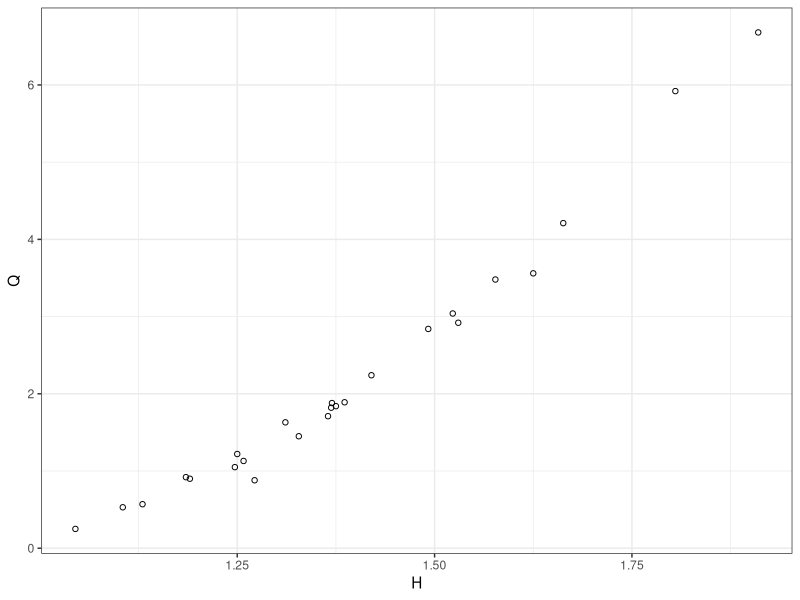

The R script that drew this image:

library(ggplot2)

Nit=20000
dataset=15

#Prior Parameters
RC=list()
RC$mu_a=3.20;
RC$mu_b=2.29;
RC$sig_a=sqrt(1.21);
RC$sig_b=sqrt(0.48);
RC$p_ab=-0.61;
RC$Sig_x=rbind(c(RC$sig_a^2, RC$p_ab*RC$sig_a*RC$sig_b), c(RC$p_ab*RC$sig_a*RC$sig_b, RC$sig_b^2))

#RC.mu_x=[RC.mu_a RC.mu_b]';
#Breyting fra Matlab koda, bylt (') verdur t()

RC$mu_x=as.matrix(c(RC$mu_a, RC$mu_b))

#inv() i matlab er solve i R

RC$Sig_xinv=solve(RC$Sig_x);
RC$Lx=chol(RC$Sig_x);
RC$mu_c=1.9;
RC$Sinvmu=RC$Sig_xinv%*%RC$mu_x;



# axel/begin/26.05.15



#%import data from text file that has water level measurements in cm in left
#%column and corresponding discharge measurements in m^3/s in right column

#axel: 

wq = as.matrix(read.table('15.txt'))

#wq=importdata([num2str(dataset) '.txt']);

#Sölvi pæling
#qwdata=read.table('15.txt')
#names(qwdata)=c("W","Q")
#qwdata$Qlog=log(qwdata$Q)
#RC$qwdata=qwdata
################
RC$y=log(wq[,2]);
RC$w=0.01*wq[,1]; #to meters 
RC$w_tild=RC$w-RC$w[1];
RC$n=length(RC$y);

#axel/end/26.05.15/virkar


#axel/begin/27.05.15


#axel: teiknar upp punktana Q á móti H
# figure(1);hold off;
# scatter(RC.w,wq(:,2),'.');

H=RC$w
Q=wq[,2]
dat=data.frame(H,Q)


ggplot(dat,aes(x=H,y=Q))+geom_point(shape=1)+theme_bw()

# Dens =@(t)-DensEvalm11(t,RC);
# 
# %
# [t_m,~,~,~,~,H]=fminunc(Dens,zeros(2,1));
# 
# 
# l_m=log(RC.w_tild+exp(t_m(1)));
# 
# X_m=[ones(size(l_m)),l_m];
# L=chol(RC.Sig_xinv+X_m'*X_m/exp(t_m(2)))';
#        
#        mu=L'\(L\(RC.Sinvmu+X_m'*RC.y/exp(t_m(2))));
# hold on;plot(RC.w,exp(X_m*mu));
# 
# 
# varappr=diag(X_m*inv(RC.Sig_xinv+X_m'*X_m/exp(t_m(2)))*X_m')+exp(t_m(2));
#              %[norminv(0.025,0,sqrt(varappr)) norminv(0.975,0,sqrt(varappr))]
#              
#              %Ã–ryggisbil Ã¡ logskala fyrir mÃ¦lingar (empirical bayes)
#              %Xm*mu %<- mÃ¶t y_hat 
#              
#              %axel: ég kommentaði út Xm*mu hér fyrir ofan
#              
#              [X_m*mu+norminv(0.025,0,sqrt(varappr)) X_m*mu+norminv(0.975,0,sqrt(varappr))]
#              
#              
#              %LH=chol(H)'/0.42;
# LH=chol(H)'/(2.38/sqrt(2));
#              %LH=chol(H)';
# 

#axel/end/27.05.15